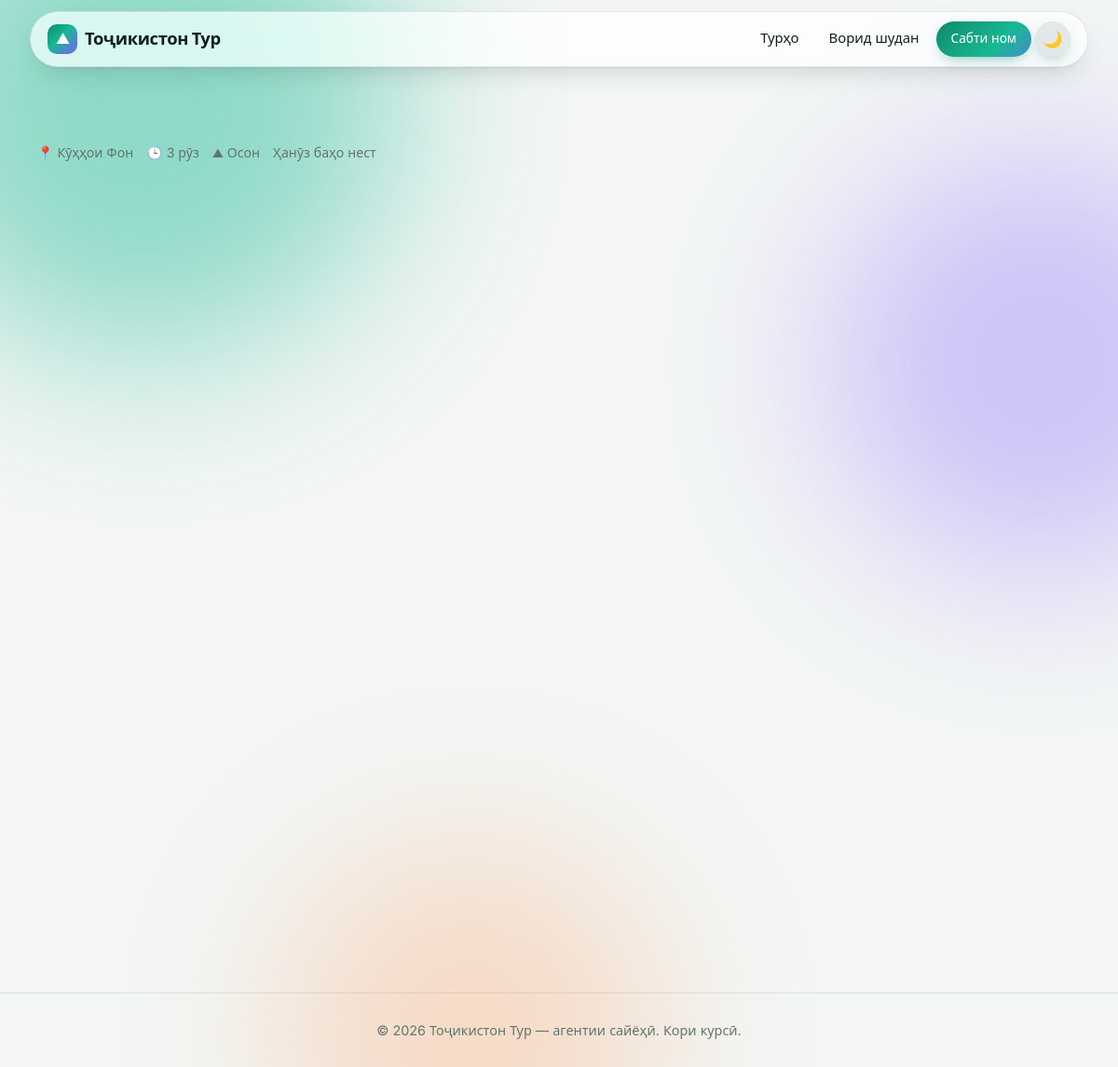
/tour.php?id=1, run on the app's committed database.
### tables this page shows
CREATE TABLE tours (
  id            INT AUTO_INCREMENT PRIMARY KEY,
  manager_id    INT NOT NULL,
  title         VARCHAR(160) NOT NULL,
  region        VARCHAR(80)  NOT NULL,
  short_desc    VARCHAR(300) NOT NULL,
  description   TEXT NOT NULL,
  itinerary     TEXT NOT NULL COMMENT 'Барнома аз рӯи рӯзҳо, ҳар рӯз дар сатри алоҳида',
  duration_days TINYINT UNSIGNED NOT NULL,
  price         DECIMAL(10,2) NOT NULL COMMENT 'Нарх барои як нафар (сомонӣ)',
  difficulty    ENUM('easy','medium','hard') NOT NULL DEFAULT 'medium',
  is_active     TINYINT(1) NOT NULL DEFAULT 1,
  created_at    TIMESTAMP DEFAULT CURRENT_TIMESTAMP,
  INDEX idx_region (region),
  INDEX idx_price (price),
  CONSTRAINT fk_tours_manager FOREIGN KEY (manager_id) REFERENCES users(id)
);

### config.php (called while the page is built, shortened)
<?php
function db(): PDO {
    static $pdo = null;
    if (!$pdo) {
        $pdo = new PDO('mysql:host=' . DB_HOST . ';dbname=' . DB_NAME . ';charset=utf8mb4', DB_USER, DB_PASS, [
            PDO::ATTR_ERRMODE => PDO::ERRMODE_EXCEPTION,
            PDO::ATTR_DEFAULT_FETCH_MODE => PDO::FETCH_ASSOC,
        ]);
    }
    return $pdo;
}
require_once __DIR__ . '/inc/functions.php';

### inc/functions.php (called while the page is built, shortened)
<?php
function e($s): string { return htmlspecialchars((string)$s, ENT_QUOTES, 'UTF-8'); }
function difficulty_label(string $d): string {
    return ['easy' => 'Осон', 'medium' => 'Миёна', 'hard' => 'Душвор'][$d] ?? $d;
}

### tour.php (the view, shortened to what this page needs)
<?php
require __DIR__ . '/config.php';
$id = (int)($_GET['id'] ?? 0);
$st = db()->prepare('SELECT t.*, u.full_name AS manager FROM tours t JOIN users u ON u.id=t.manager_id WHERE t.id=? AND t.is_active=1');
$st->execute([$id]); $t = $st->fetch();
$reviews = db()->prepare("SELECT r.*, u.full_name FROM reviews r JOIN users u ON u.id=r.user_id WHERE r.tour_id=? AND r.status='approved' ORDER BY r.created_at DESC");
$reviews->execute([$id]); $reviews = $reviews->fetchAll();
$avg = $reviews ? array_sum(array_column($reviews, 'rating')) / count($reviews) : 0;
$title = $t['title']; include __DIR__ . '/inc/header.php'; ?>
<div class="meta" style="margin-bottom:12px"><span>📍 <?= e($t['region']) ?></span><span>🕒 <?= (int)$t['duration_days'] ?> рӯз</span>
  <span>⛰ <?= difficulty_label($t['difficulty']) ?></span><span><?= $reviews ? stars($avg) . ' ' . round($avg, 1) . ' (' . count($reviews) . ')' : 'Ҳанӯз баҳо нест' ?></span></div>
<div class="two"><div>
</div>
<div></div></div>
<?php include __DIR__ . '/inc/footer.php';

### assets/style.css (style rules this page uses)
:root { --bg:#f3f6f5; --bg2:#e6eeec; --card:rgba(255,255,255,.72); --card-solid:#fff; --line:rgba(20,60,50,.10); --t:#10201c; --m:#62756f; --g:#0f8a6d; --g2:#0a5c49; --acc:#ff8a3d; --acc2:#7c5cff; --r:#e5484d; --o:#f5a524; --glow:0 10px 40px -12px rgba(15,138,109,.45); --shadow:0 1px 2px rgba(10,40,30,.06),0 12px 32px -14px rgba(10,40,30,.25); --rad:20px; --ease:cubic-bezier(.22,1,.36,1); --grad:linear-gradient(135deg,#0f8a6d 0%,#18b894 45%,#7c5cff 100%); }
* { box-sizing:border-box }
html { scroll-behavior:smooth }
body { margin:0;font-family:Inter,"Segoe UI",system-ui,-apple-system,Arial,sans-serif;color:var(--t);line-height:1.6;background:var(--bg); transition:background .4s,color .4s;overflow-x:hidden;-webkit-font-smoothing:antialiased }
.meta { color:var(--m);font-size:.88rem;display:flex;gap:6px 14px;flex-wrap:wrap;align-items:center }
.two { display:grid;grid-template-columns:1.9fr 1fr;gap:24px;align-items:start }

### data on the page
tours: region "Кӯҳҳои Фон", duration_days "3", difficulty "Осон"
